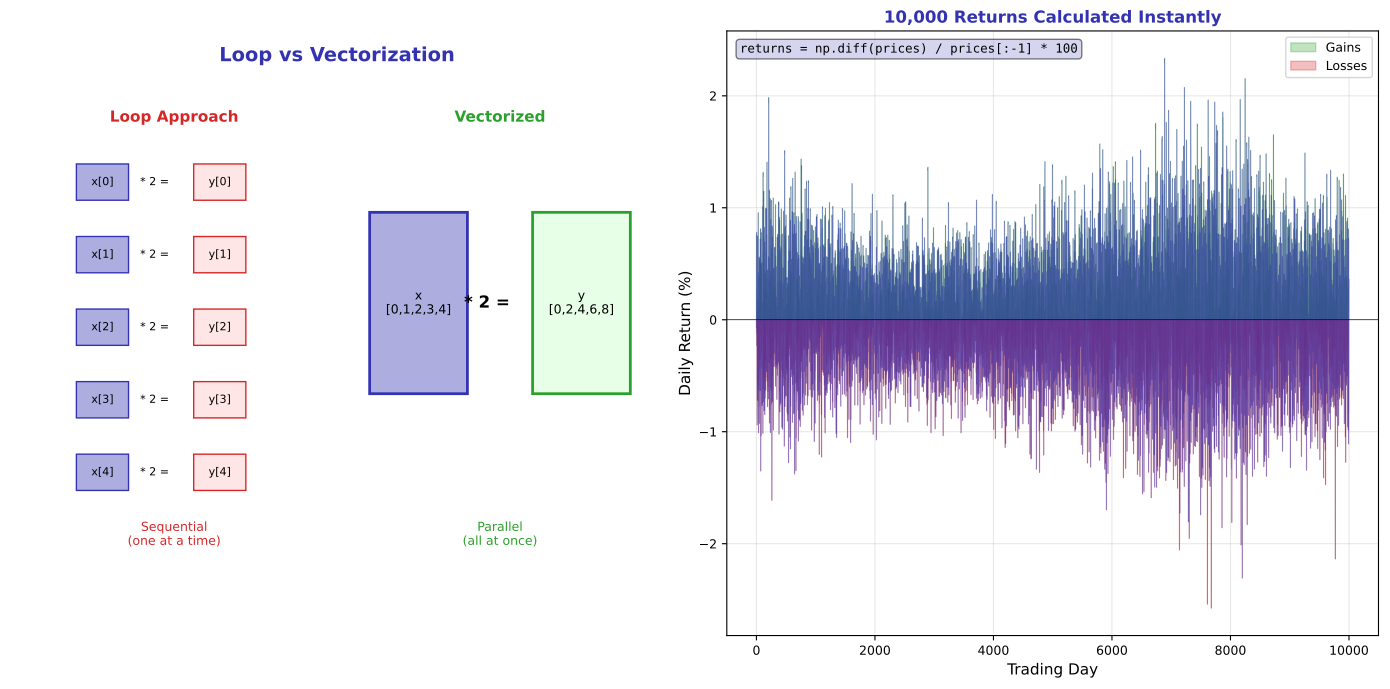

The Python source for this figure:
"""Vectorization - Speed of vectorized operations"""
import matplotlib.pyplot as plt
import numpy as np
from pathlib import Path

# Standard matplotlib configuration
plt.rcParams.update({
    'font.size': 10,
    'axes.labelsize': 10,
    'axes.titlesize': 11,
    'xtick.labelsize': 9,
    'ytick.labelsize': 9,
    'legend.fontsize': 9,
    'figure.figsize': (10, 6),
    'figure.dpi': 150
})

# Course colors
MLPURPLE = '#3333B2'
MLLAVENDER = '#ADADE0'
MLBLUE = '#0066CC'
MLORANGE = '#FF7F0E'
MLGREEN = '#2CA02C'
MLRED = '#D62728'

fig, axes = plt.subplots(1, 2, figsize=(14, 7))

# Left: Concept diagram
ax1 = axes[0]
ax1.set_xlim(0, 10)
ax1.set_ylim(0, 10)
ax1.axis('off')

ax1.text(5, 9.5, 'Loop vs Vectorization', ha='center',
         fontsize=14, fontweight='bold', color=MLPURPLE)

# Loop approach (slow)
ax1.text(2.5, 8.5, 'Loop Approach', ha='center', fontsize=11, fontweight='bold', color=MLRED)

# Loop boxes
for i in range(5):
    y = 7.5 - i * 1.2
    # Element box
    rect = plt.Rectangle((1, y-0.3), 0.8, 0.6, facecolor=MLLAVENDER, edgecolor=MLPURPLE)
    ax1.add_patch(rect)
    ax1.text(1.4, y, f'x[{i}]', ha='center', va='center', fontsize=8)
    # Operation
    ax1.text(2.2, y, f'* 2 =', ha='center', va='center', fontsize=8)
    # Result
    rect2 = plt.Rectangle((2.8, y-0.3), 0.8, 0.6, facecolor='#FFE6E6', edgecolor=MLRED)
    ax1.add_patch(rect2)
    ax1.text(3.2, y, f'y[{i}]', ha='center', va='center', fontsize=8)

ax1.text(2.5, 1.5, 'Sequential\n(one at a time)', ha='center', fontsize=9, color=MLRED)

# Vectorized approach (fast)
ax1.text(7.5, 8.5, 'Vectorized', ha='center', fontsize=11, fontweight='bold', color=MLGREEN)

# Single array operation
rect_x = plt.Rectangle((5.5, 4), 1.5, 3, facecolor=MLLAVENDER, edgecolor=MLPURPLE, linewidth=2)
ax1.add_patch(rect_x)
ax1.text(6.25, 5.5, 'x\n[0,1,2,3,4]', ha='center', va='center', fontsize=9)

ax1.text(7.3, 5.5, '* 2 =', ha='center', va='center', fontsize=12, fontweight='bold')

rect_y = plt.Rectangle((8, 4), 1.5, 3, facecolor='#E6FFE6', edgecolor=MLGREEN, linewidth=2)
ax1.add_patch(rect_y)
ax1.text(8.75, 5.5, 'y\n[0,2,4,6,8]', ha='center', va='center', fontsize=9)

ax1.text(7.5, 1.5, 'Parallel\n(all at once)', ha='center', fontsize=9, color=MLGREEN)

# Right: Performance demo with actual data
ax2 = axes[1]

# Generate data
np.random.seed(42)
n = 10000
stock_prices = 100 + np.cumsum(np.random.randn(n) * 0.5)

# Calculate returns using vectorization
returns = (stock_prices[1:] - stock_prices[:-1]) / stock_prices[:-1] * 100

ax2.plot(returns, color=MLPURPLE, alpha=0.7, linewidth=0.5)
ax2.axhline(0, color='black', linewidth=0.5)
ax2.fill_between(range(len(returns)), 0, returns,
                 where=returns > 0, color=MLGREEN, alpha=0.3, label='Gains')
ax2.fill_between(range(len(returns)), 0, returns,
                 where=returns < 0, color=MLRED, alpha=0.3, label='Losses')

ax2.set_xlabel('Trading Day', fontsize=11)
ax2.set_ylabel('Daily Return (%)', fontsize=11)
ax2.set_title('10,000 Returns Calculated Instantly', fontsize=12, fontweight='bold', color=MLPURPLE)
ax2.legend(fontsize=9)
ax2.grid(alpha=0.3)

# Add code annotation
ax2.text(0.02, 0.98, "returns = np.diff(prices) / prices[:-1] * 100",
         transform=ax2.transAxes, fontsize=9, family='monospace', va='top',
         bbox=dict(boxstyle='round', facecolor=MLLAVENDER, alpha=0.5))

plt.tight_layout()
plt.savefig(Path(__file__).parent / 'chart.pdf', dpi=300, bbox_inches='tight')
plt.close()
